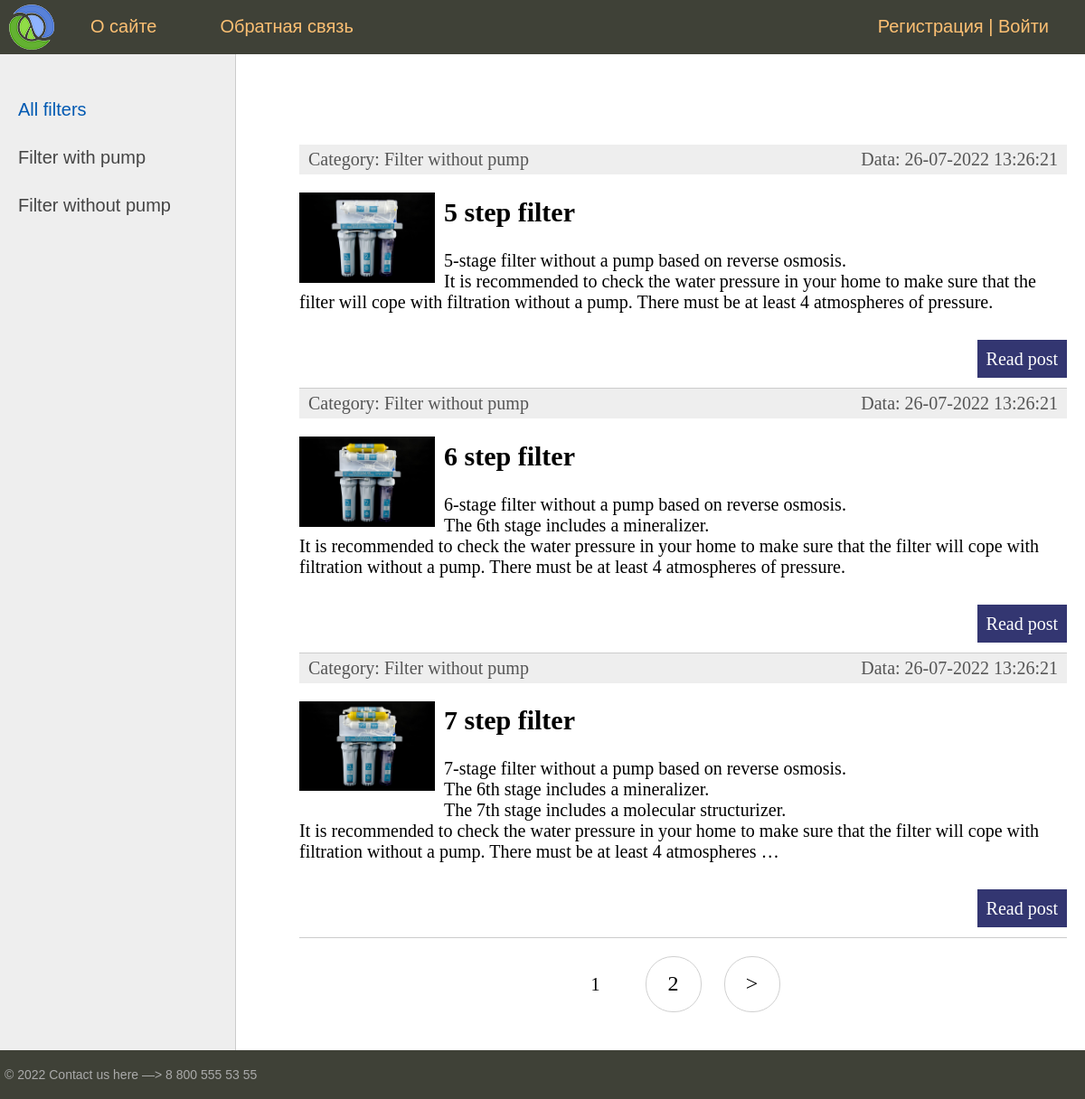
The page / on the database its author committed.
### filter/models.py (models this page shows, shortened)
class Category(models.Model):
    name = models.CharField(max_length=100, db_index=True, verbose_name="Type of filter")
    slug = models.SlugField(max_length=255, unique=True, db_index=True, verbose_name="URL")
    def __str__(self):
        return self.name
    def get_absolute_url(self):
        return reverse('category', kwargs={'cat_slug': self.slug})
    class Meta:
        verbose_name_plural = 'Categories'

class Filter(models.Model):
    title = models.CharField(max_length=255, verbose_name="Заголовок")
    slug = models.SlugField(max_length=255, unique=True, db_index=True, verbose_name="URL")
    content = models.TextField(blank=True, verbose_name="Текст инфо о фильтре")
    photo = models.ImageField(upload_to="photos/%Y/%m/%d/", verbose_name="Фото")
    time_create = models.DateTimeField(auto_now_add=True, verbose_name="Время создания")
    time_update = models.DateTimeField(auto_now=True, verbose_name="Время обновления")
    is_published = models.BooleanField(default=True, verbose_name="Опубликовано")
    cat = models.ForeignKey('Category', on_delete=models.PROTECT, null=True, verbose_name="Категории") ##category, ключ форейгн кэй который ссылается на класс Categoryf1
    def get_absolute_url(self):
        return reverse('post', kwargs={'post_slug': self.slug})
    class Meta:
        ordering = ['id'] #сортировка списка постов

### filter/views.py (the view)
# urls.py: path('', FilterHome.as_view(), name='home'),
class FilterHome(DataMixin, ListView): # класс представления страницы заменяет строчки кода с def index(request)
    model = Filter
    template_name = 'filter/index.html'
    context_object_name = 'posts'
    def get_context_data(self, *, object_list=None, **kwargs):
        context = super().get_context_data(**kwargs)
        c_def = self.get_user_context(title="Main page")    # c_def <- эта строка вызывает код с util.py в котором написан контекст
        return dict(list(context.items()) + list(c_def.items()))
    def get_queryset(self):
        return Filter.objects.filter(is_published=True)

### filter/templatetags/filter_tags.py (called while the page is built)
@register.inclusion_tag('filter/list_categories.html')
def show_categories(sort=None, cat_selected=0 ):
    if not sort:
        cats = Category.objects.all()
    else:
        cats = Category.objects.order_by(sort)
    return {"cats": cats, "cat_selected": cat_selected}

### filter/utils.py (called while the page is built)
    def get_user_context(self, **kwargs):
        context = kwargs
        cats = Category.objects.annotate(Count('filter'))
        user_menu = menu.copy()
        if not self.request.user.is_authenticated:
            user_menu.pop(1)
        context['menu'] = user_menu
        context['cats'] = cats
        if 'cat_selected' not in context:
            context['cat_selected'] = 0
        return context

### filter/templates/filter/index.html (shortened to what this page needs)
{% extends 'filter/base.html' %}
{% block content %}
<ul class="list-articles">
	{% for p in posts %}
			<li><div class="article-panel">
				<p class="first">Category: {{p.cat}}</p>
				<p class="last">Data: {{p.time_update|date:"d-m-Y H:i:s"}}</p>
			</div>
{% if p.photo %}
				<p><img class="img-article-left thumb" src="{{p.photo.url}}"></p>
{% endif %}
				<h2>{{p.title}}</h2>
	{% autoescape on %}
	{{p.content|linebreaks|truncatewords:50}}
	{% endautoescape %}
			<p class="link-read-post"><a href="{{ p.get_absolute_url }}">Read post</a></p>
			</li>
	{% endfor %}
</ul>
{% endblock %}

### filter/templates/filter/base.html (shortened to what this page needs)
{% load static %}
{% load filter_tags %}
<html>
<head>
	<link type="text/css" href="{% static 'filter/css/styles.css' %}" rel="stylesheet" />
</head>
<body>
<table class="table-page" border=0 cellpadding="0" cellspacing="0">
<tr><td valign=top>
{% block mainmenu %}
		<div class="header">
			<ul id="mainmenu" class="mainmenu">
			<li class="logo"><a href="{% url 'home' %}"><div class="logo"></div></a></li>
{% for m in menu %}
			<li><a href="{% url m.url_name %}">{{m.title}}</a></li>
{% endfor %}
			{% if request.user.is_authenticated %}
				<li class="last"> {{ user.username }} | <a href="{% url 'logout' %}">Log out</a></li>
				{% else %}
			<li class="last"> <a href="{% url 'register' %}">Регистрация</a> | <a href="{% url 'login' %}">Войти</a></li>
				{% endif %}
			</ul>
		</div>
{% endblock mainmenu %}
<table class="table-content" border=0 cellpadding="0" cellspacing="0">
<tr>
	<td valign="top" class="left-chapters">
	<ul id="leftchapters">
{% if cat_selected == 0 %}
		<li class="selected">All filters</li>
{% else %}
		<li><a href="{% url 'home' %}"> All filters</a></li>
{% endif %}
{% for c in cats %}
{% if c.filter__count > 0 %}
		{% if c.pk == cat_selected %}
			<li class="selected"> {{c.name}}</li>
		{% else %}
			<li><a href="{{ c.get_absolute_url }}"> {{c.name}} </a> </li>
		{% endif %}
{% endif %}
	{% endfor %}
	</ul>
</td>
<td valign="top" class="content">
	<div class="content-text">
{% block content %}
{% endblock %}
{% if page_obj.has_other_pages %}
		<nav class="list-pages">
			<ul>
			{% for p in paginator.page_range %}
			{% if page_obj.number == p %}
			<li class="page-num page-num-selected">{{ p }}</li>
			{% elif p >= page_obj.number|add:-2 and p <= page_obj.number|add:2  %}
			<li class="page-num">
				<a href="?page={{ p }}">{{ p }}</a>
			</li>
			{% endif %}
			{% endfor %}
{% if page_obj.has_next %}
<li class="page-num">
	<a href="?page={{page_obj.next_page_number}}"> &gt; </a>
</li>
{% endif %}
			</ul>
		</nav>
{% endif %}
	</div>
</td></tr></table>
</td></tr>
<tr><td valign=top>
	<div id="footer">
		<p>&copy; 2022 Contact us here —> 8 800 555 53 55</p>
	</div>
</td></tr></table>
</body>
</html>

### filter/static/filter/css/styles.css (style rules this page uses)
html, body { font-family: 'Arial'; margin: 0; padding: 0; height: 100%; width: 100%; color: #444; }
a { color: #0059b2; text-decoration: none; }
img { max-width: 600px; height: auto; }
img.img-article-left { max-width: 300px; height: auto; float: left; padding: 0 10px 10px 0; }
img.img-article-left.thumb { max-width: 150px; height: auto; }
p.link-read-post { text-align: right; }
p.link-read-post a { padding: 10px; min-width: 100px; background: #333671; color: #fff; text-decoration: none; }
div.article-panel { background: #eee; padding: 5px 10px 5px 10px; box-sizing: border-box; overflow: hidden; color: #555; }
div.article-panel p.first { margin: 0; float: left; }
div.article-panel p.last { margin: 0; float: right; }
ul.list-articles { list-style: none; margin: 0; padding: 0; }
ul.list-articles li { border-bottom: 1px solid #ccc; }
.table-page { width: 100%; height: 100%; vertical-align: top; }
.table-page tr { height: 100%; }
.header { background: #3F4137; height: 60px; }
.logo { background: url('../images/logo.png') no-repeat 10px 5px; width: 70px; height: 60px; }
ul.mainmenu { list-style: none; margin: 0; padding: 0; height: 60px; color: #fdc073; font-size: 20px; overflow: hidden; }
ul.mainmenu li { float: left; margin: 18px 40px 0 30px; }
ul.mainmenu li.logo { margin: 0; }
ul.mainmenu li.last { float: right; }
ul.mainmenu li a { color: #fdc073; text-decoration: none; }
.table-content { width: 100%; min-height: 100%; height: 100%; }
.left-chapters { margin: 0; background: #eee; border-right: 1px solid #ccc; min-height: 100%; }
.left-chapters ul { width: 230px; min-height: 100%; margin: 0; padding: 20px 10px 10px 20px; list-style: none; font-size: 20px; }
.left-chapters ul li { margin: 30px 0 0 0; color: #999; }
.left-chapters ul li.selected { color: #0059b2; }
.left-chapters ul li a { color: #444; text-decoration: none; }
.content { padding: 40px 20px 20px 40px; width: 100%; box-sizing: border-box; }
.content-text { margin: 60px 0 0 30px; color: #000; font-size: 20px; font-family: Yandex Sans Display Light; }
#footer { box-sizing: border-box; background: #3F4137; padding: 5px; color: #aaa; font-size: 14px; font-family: Verdana, Geneva, Arial, Helvetica; text-align: left; overflow: hidden; }
.list-pages { text-align: center; margin: 0 0 20px 0; }
.list-pages ul { margin: 20px 0 0 0; padding: 0; list-style: none; }
.list-pages ul li { display: inline-block; margin: 0 20px 0 0; }
.list-pages a { color: #000; font-size: 24px; text-decoration: none; }
.list-pages .page-num, .page-num-selected { display: inline-block; width: 60px; height: 44px; padding: 16px 0 0 0; border: 1px solid #d0d0d0; border-radius: 30px; }
.list-pages .page-num-selected { border: none; color: #000; font-size: 20px; }

### rows shown on the page
Category: name "Filter with pump"
Category: name "Filter without pump"
Filter: cat "Filter without pump", time_update "26-07-2022 13:26:21", photo (picture), title "5 step filter", content "5-stage filter without a pump based on reverse osmosis. It is recommended to check the water pressure in your home to make sure that the filter will cope with filtration without a pump. There must be at least 4 atmospheres of pressure."
Filter: cat "Filter without pump", time_update "26-07-2022 13:26:21", photo (picture), title "6 step filter", content "6-stage filter without a pump based on reverse osmosis. The 6th stage includes a mineralizer. It is recommended to check the water pressure in your home to make sure that the filter will cope with filtration without a pump. There must be at least 4 atmospheres of pressure."
Filter: cat "Filter without pump", time_update "26-07-2022 13:26:21", photo (picture), title "7 step filter", content "7-stage filter without a pump based on reverse osmosis. The 6th stage includes a mineralizer. The 7th stage includes a molecular structurizer. It is recommended to check the water pressure in your home to make sure that the filter will cope with filtration without a pump. There must be at least 4 atmospheres …"

### other values the page prints
{{ m.title }} "О сайте" "Обратная связь"
{{ p }} "1"
{{ p }} "2"
